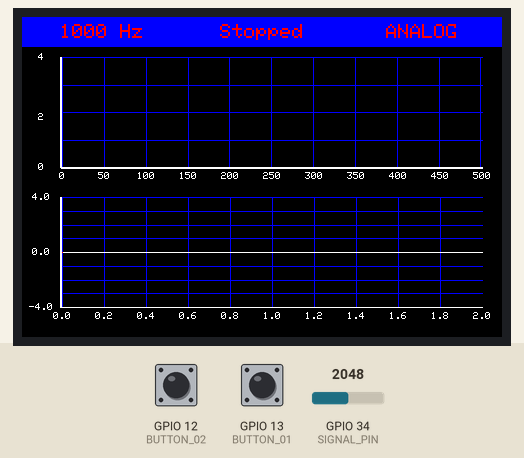
Recording of a program running on a simulated ESP32. Shown: 480×320 colour display. The inputs (shaded band) are chosen by the test bench; at power-on: GPIO 13 (BUTTON_01) HIGH, GPIO 12 (BUTTON_02) HIGH, GPIO 34 (SIGNAL_PIN) = 2048. What the program prints to the serial monitor is not drawn.

Above: at 2.5 s.
2.6 s: GPIO 13 (BUTTON_01) pulled LOW for 0.15 s
At 2.83 s:
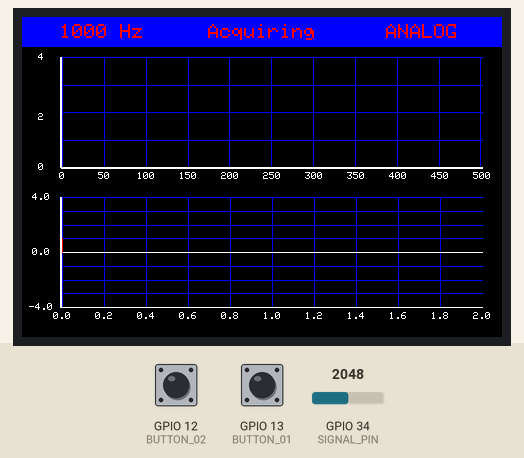
3.3 s: GPIO 12 (BUTTON_02) pulled LOW for 0.15 s
At 3.73 s:
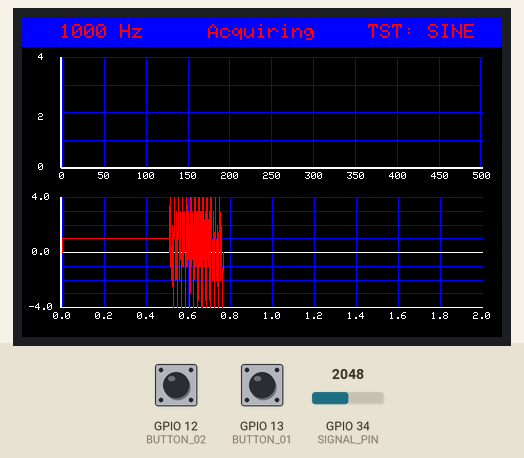
4.0 s: GPIO 12 (BUTTON_02) pulled LOW for 1 s
At 4.33 s:
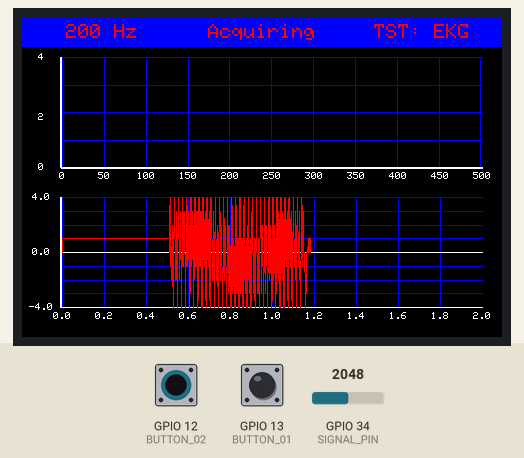
5.6 s: GPIO 13 (BUTTON_01) pulled LOW for 1 s
At 6.5 s:
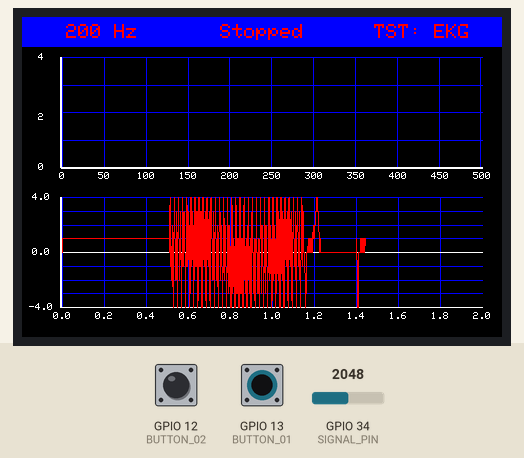
8.1 s: GPIO 13 (BUTTON_01) pulled LOW for 0.15 s
At 8.25 s:
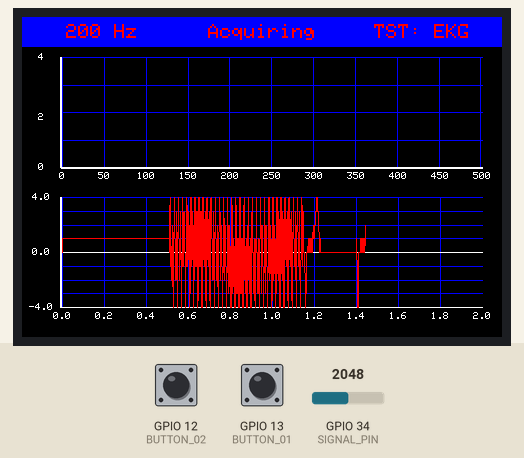
8.8 s: GPIO 12 (BUTTON_02) pulled LOW for 0.15 s
At 10.2 s:
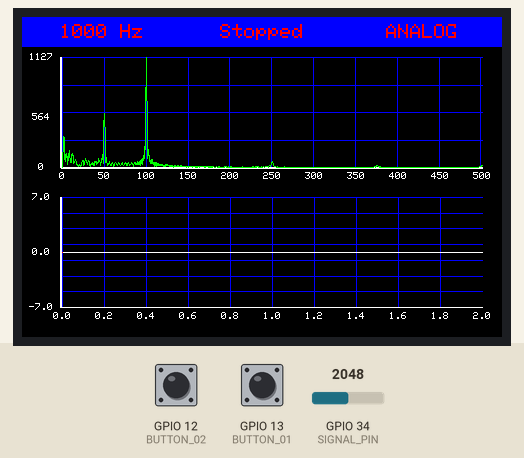
Timing chart, 0 to 10.5 s (numbered marks = the images above; inputs shaded):
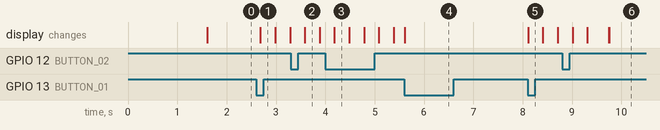

Measured:
- after the input at 2.6 s, the display: changes after 0.08 s (image 1)
- after the input at 3.3 s, the display: changes after 0.28 s (image 2)
- after the input at 4.0 s, the display: changes after 0.19 s (image 3)
- after the input at 5.6 s, the display: changes at once (image 4)
- after the input at 8.1 s, the display: changes at once (image 5)
- after the input at 8.8 s, the display: first changes after 0.21 s (image 6 shows a later state)

The program:

main.cpp
```cpp
// (licence header left out)
// Library Includes
#include <Arduino.h>
#include <TFT_eSPI.h>
#include <TFT_eWidget.h>
#include <arduinoFFT.h>
#include <Free_Fonts.h>
#include <test_data_1.h> //EKG Test Data
#include <test_data_2.h> //Sine Wave Test Data

//Standard Definitions
#define BAUD_RATE 115200
#define WELCOME_TIME 1000

// Pin Definitions
/* ACQUISITION INTERFACES*/
#define SIGNAL_PIN 34
/* BUTTONS */
#define BUTTON_01 13
#define BUTTON_02 12
//#define BUTTON_03 14

/* Constant Definitions */
//Buttons
#define DEBOUNCE_DELAY 250 //250ms debounce delay
//MEASUREMENT
#define DEFAULT_SAMPLE_FREQ 1000
#define DEFAULT_BUFFER_SIZE 2048
//Graphing
#define FFT_GRID_COLOR TFT_BLUE
#define FFT_TRACE_COLOR TFT_GREEN
#define TIME_GRID_COLOR TFT_BLUE
#define TIME_ZERO_COLOR TFT_WHITE
#define TIME_TRACE_COLOR TFT_RED
#define DEFAULT_TIME_Y_MIN -4
#define DEFAULT_TIME_Y_MAX 4
#define DEFAULT_TIME_Y_INC 1
//Tool bar
#define TOOLBAR_REFRESH_PERIOD 50
#define TOOLBAR_TEXT_COLOR TFT_RED
#define TOOLBAR_TEXT_BG_COLOR TFT_BLUE
#define TOOLBAR_BG_COLOR TFT_BLUE

/* Instantiate Variables */
//Timing
volatile unsigned long sample_start_time, sample_end_time;
//Buttons
volatile unsigned long button_01_last_millis = 0;
volatile unsigned long button_02_last_millis = 0;
//volatile unsigned long button_03_last_millis = 0;
volatile bool button_01_pressed = false;
volatile bool button_02_pressed = false;
//volatile bool button_03_pressed = false;
unsigned int display_mode = 0; //0 - Graph, 1 - Data
unsigned int data_mode = 1; //0 - Hall Sensor, 1 - Analog, 2 - Test 1, 3 - Test 2
volatile bool acquire_data = false;
/* TEST DATA */
unsigned int data_index_set1 = 0;
unsigned int last_data_point_set1 = 0;
unsigned int data_index_set2 = 0;
unsigned int last_data_point_set2 = 0;
float current_data_point = 0.00;
//SINE WAVE TEST DATA PARAMETERS
const unsigned int DATA_FREQ_set1 = 1000;
const unsigned int DATA_PERIOD_set1 = 1E6 / DATA_FREQ_set1;
//ELECTROCARDIOGRAM TEST DATA PARAMETERS
const unsigned int DATA_FREQ_set2 = 200;
const unsigned int DATA_PERIOD_set2 = 1E6 / DATA_FREQ_set2;
//Buffer Parameters
volatile unsigned long last_acquisition = 0;
unsigned int SAMPLE_FREQ = DEFAULT_SAMPLE_FREQ;
unsigned int SAMPLE_PERIOD;
const unsigned int BUFFER_SIZE = DEFAULT_BUFFER_SIZE;
const unsigned int BUFFER_POWER = log2(BUFFER_SIZE);
const unsigned int SEC_TO_GRAPH = 10;
//Buffers
float DATA_BUFFER[BUFFER_SIZE];
float COMPLEX_BUFFER[BUFFER_SIZE];
float TIME_BUFFER[BUFFER_SIZE];
volatile unsigned int buffer_index = 0;
//Screen Properties
unsigned long last_toolbar_refresh = 0;
char toolbar_left[10] = "LEFT";
char toolbar_center[10] = "CENTER";
char toolbar_right[10] = "RIGHT";
unsigned long last_refresh = 0;
unsigned int current_mode = display_mode;
bool screen_initialized = false;
//Time Series
float timeseries_x_min = 0;
float timeseries_x_max = BUFFER_SIZE;
float timeseries_x_inc = timeseries_x_max / 10;
float timeseries_y_min = DEFAULT_TIME_Y_MIN;
float timeseries_y_max = DEFAULT_TIME_Y_MAX;
float timeseries_y_inc = DEFAULT_TIME_Y_INC;
//Frequency Domain
float frequency_x_min = 0;
float frequency_x_max = BUFFER_SIZE / 2;
float frequency_x_inc = BUFFER_SIZE / 20;
float frequency_y_min = 0;
float frequency_y_max = 4;
float frequency_y_inc = 1;
float frequency_magnitude_max = 4;

/* CREATE OBJECTS */
//Screen Object
TFT_eSPI tft = TFT_eSPI();
//Graph Objects
GraphWidget timeseries_graph = GraphWidget(&tft);
TraceWidget timeseries_trace = TraceWidget(&timeseries_graph);
GraphWidget frequency_graph = GraphWidget(&tft);
TraceWidget frequency_trace = TraceWidget(&frequency_graph);
//FFT Object
ArduinoFFT<float> FFT = ArduinoFFT<float>(DATA_BUFFER, COMPLEX_BUFFER, BUFFER_SIZE, SAMPLE_FREQ);

/* Function Declarations */
/* BUTTON LOGIC*/
//Button Debounce
void IRAM_ATTR buttonDebounce01();
void IRAM_ATTR buttonDebounce02();
//void IRAM_ATTR buttonDebounce03();
//Button Function
//void ChangeDisplayMode();
void ChangeDataMode();
void ChangeAcquisitionMode();
/* TFT SCREEN LOGIC*/
//Define Screens
void DrawGraphScreen();
void DrawDataScreen();
//Welcome Screen
void WriteWelcomeScreen();
//Graph Screen
void DrawFrequencyGraph();
void DrawTimeGraph();
void ScaleTimeGraph();
void ScaleFrequencyGraph();
void PlotFrequencyGraph();
void PlotTimeGraph();
//Data Screen
void WriteDataScreen();
//Tool bar
void DrawToolBar();
/* DATA ACQUISITION LOGIC*/
void AcquireData();
float AcquireAnalog(unsigned int pin = SIGNAL_PIN);
float AcquireTest(unsigned int set);
float AcquireHall();
/* BUFFER LOGIC*/
void ResetBuffers();
void WriteBuffer(float data);
/* FFT LOGIC*/
void RunFFT();
/* LED LOGIC*/
void TurnOffLED();
void SetLEDColor(int color);

void setup() {
  //Initialize Serial Communication
  while (!Serial) {
  Serial.begin(BAUD_RATE);
  }
  Serial.printf("Serial Communication Established. Baud Rate: %d\n", BAUD_RATE);

  //Set PinModes
  pinMode(BUTTON_01, INPUT_PULLUP);
  pinMode(BUTTON_02, INPUT_PULLUP);
  //pinMode(BUTTON_03, INPUT_PULLUP);

  //Attach Interrupts
  attachInterrupt(digitalPinToInterrupt(BUTTON_01), buttonDebounce01, FALLING);
  attachInterrupt(digitalPinToInterrupt(BUTTON_02), buttonDebounce02, FALLING);
  //attachInterrupt(digitalPinToInterrupt(BUTTON_03), buttonDebounce03, FALLING);

  //Initiate TFT Screen
  tft.begin();
  tft.setRotation(1);
  Serial.printf("TFT Initialized. Width: %d. Height: %d.\n", tft.width(), tft.height());
  //Write Welcome Screen (Inherent Delay of WELCOME_TIME)
  WriteWelcomeScreen();
}

void loop() {
  //Button Handlers
  if (button_01_pressed) {
    ChangeAcquisitionMode();
    button_01_pressed = false;
  }
  if (button_02_pressed) {
    ChangeDataMode();
    button_02_pressed = false;
  }
  // if (button_03_pressed) {
  //   Serial.println("Button 03 Not Attached.");
  //   button_03_pressed = false;
  // }

  DrawToolBar();

  if ((0 == display_mode) and ((current_mode != 0) or (false == screen_initialized))) {
    current_mode == 0;
    screen_initialized = true;
    DrawGraphScreen();
  }
  // else if ((1 == display_mode) and ((current_mode != 1) or (false == screen_initialized))) {
  //   current_mode == 1;
  //   screen_initialized = true;
  //   Serial.println("Data Screen Not Written");
  // }

  if (acquire_data) {
    AcquireData();
  }
}

// Function Definitions
/* BUTTON LOGIC*/
//Button Debounce
void IRAM_ATTR buttonDebounce01() {
  unsigned long current_millis = millis();
  if (current_millis - button_01_last_millis > DEBOUNCE_DELAY) {
    button_01_last_millis = current_millis;
    button_01_pressed = true;
  }
}
void IRAM_ATTR buttonDebounce02() {
  unsigned long current_millis = millis();
  if (current_millis - button_02_last_millis > DEBOUNCE_DELAY) {
    button_02_last_millis = current_millis;
    button_02_pressed = true;
  }
}
// void IRAM_ATTR buttonDebounce03() {
//   unsigned long current_millis = millis();
//   if (current_millis - button_03_last_millis > DEBOUNCE_DELAY) {
//     button_03_last_millis = current_millis;
//     button_03_pressed = true;
//   }
// }
//Button Functions
void ChangeDisplayMode() {
  display_mode++;
  if (display_mode > 1) {
    display_mode = 0;
  }
  Serial.printf("Display Mode: %d\n", display_mode);
}
void ChangeDataMode() {
  data_mode++;
  if (data_mode > 3) {
    data_mode = 1;
  }

  if (2 == data_mode) {
    SAMPLE_FREQ = DATA_FREQ_set1;
  }

  if (3 == data_mode) {
    SAMPLE_FREQ = DATA_FREQ_set2;
  }
  else {
    SAMPLE_FREQ = DEFAULT_SAMPLE_FREQ;
  }
  Serial.printf("Data Mode: %d\n", data_mode);
}
void ChangeAcquisitionMode() {
  acquire_data = !acquire_data;
  Serial.printf("Acquisition Button Pressed. Acquiring: %s\n", acquire_data ? "Yes" : "No");
}

/* TFT SCREEN LOGIC*/

//Welcome Screen
void WriteWelcomeScreen() {
  tft.fillScreen(TFT_BLACK);
  tft.setTextSize(3);
  tft.setTextColor(TFT_WHITE);
  int screenWidth = tft.width();
  int textwidth = strlen("ESP32 Spectrum Analyzer") * 3 * 6;
  int centerX = (screenWidth - textwidth) / 2;
  tft.setCursor(centerX, 100);
  tft.println("ESP32 Spectrum Analyzer");
  tft.setTextSize(2);
  tft.setCursor(10,200);
  tft.println("Group Members:");
  tft.setCursor(10, 240);
  tft.println("Joseph Mesches");
  tft.setCursor(10, 270);
  tft.println("Izaya Trujillo");
  tft.setCursor(10, 300);
  tft.println("Keith Eilor");
  delay(WELCOME_TIME);
}
//Graph Screen
void DrawFrequencyGraph() {
  frequency_graph.createGraph(420,110, TFT_BLACK);
  frequency_graph.setGraphScale(frequency_x_min,
                                frequency_x_max,
                                frequency_y_min,
                                frequency_y_max);
  frequency_graph.setGraphGrid(frequency_x_min,
                               frequency_x_inc,
                               frequency_y_min,
                               frequency_y_inc,
                               FFT_GRID_COLOR);
  frequency_graph.drawGraph(40,40);
  tft.drawLine(39,150,39,40,TFT_WHITE);
  tft.drawLine(38,150,38,40,TFT_WHITE);
  tft.drawLine(39,150,460,150,TFT_WHITE);
  tft.drawLine(39,151,460,151,TFT_WHITE);
  tft.setTextSize(1);
  tft.setTextColor(TFT_WHITE);
  //Draw FFT Y-Axis Values
  char ymidlabel[5];
  float y_mid = frequency_magnitude_max / 2;
  snprintf(ymidlabel, sizeof(ymidlabel), "%.0f", y_mid);
  int length_y_mid_label = strlen(ymidlabel);
  tft.setCursor((38 - (length_y_mid_label * 1 * 6)) / 2, 96);
  tft.fillRect(0,36,37,124,TFT_BLACK);
  tft.printf("%.0f", y_mid);
  tft.setCursor(16, 146);
  tft.print("0");
  char ymaxlabel[5];
  snprintf(ymaxlabel, sizeof(ymaxlabel), "%.0f", frequency_magnitude_max);
  int length_y_max_label = strlen(ymaxlabel);
  tft.setCursor((38 - (length_y_max_label * 1 * 6)) / 2, 36);
  tft.printf("%.0f", frequency_magnitude_max);
  //Draw FFT X-Axis Values
  float y_max_freq = float(SAMPLE_FREQ / 2);
  for (int i = 0; i < 11; i++) {
    float modifier = (i) / float(10);
    float x_val = y_max_freq * modifier;
    char xlabel[4];
    snprintf(xlabel, sizeof(xlabel), "%.0f", x_val);
    int length_xlabel = strlen(xlabel);
    tft.setCursor((((40 + 42*i) - 21) + ((42 - length_xlabel * 6) / 2)), 155);
    tft.printf("%.0f", x_val);
  }
}
void DrawTimeGraph() {
  timeseries_graph.createGraph(420,110, TFT_BLACK);
  timeseries_graph.setGraphScale(timeseries_x_min,
                                 timeseries_x_max,
                                 timeseries_y_min,
                                 timeseries_y_max);
  timeseries_graph.setGraphGrid(timeseries_x_min,
                                timeseries_x_inc,
                                timeseries_y_min,
                                timeseries_y_inc,
                                TIME_GRID_COLOR);
  timeseries_graph.drawGraph(40,180);
  timeseries_trace.startTrace(TIME_ZERO_COLOR);
  timeseries_trace.addPoint(timeseries_x_min, 0.0);
  timeseries_trace.addPoint(timeseries_x_max, 0.0);
  tft.drawLine(39,290,39,180,TFT_WHITE);
  tft.drawLine(38,290,38,180,TFT_WHITE);
  tft.drawLine(39,290,460,290,TFT_WHITE);
  tft.drawLine(39,291,460,291,TFT_WHITE);
  tft.setTextSize(1);
  tft.setTextColor(TFT_WHITE);
  //Draw TimeSeries Y-Axis Values
  tft.fillRect(0,180,38,140,TFT_BLACK); //Clear Y-Axis
  tft.fillRect(0,291,480,30,TFT_BLACK); //Clear X-Axis
  tft.setCursor(10, 231);
  tft.print("0.0");
  tft.setCursor(10, 286);
  char yminlabel[5];
  snprintf(yminlabel, sizeof(yminlabel), "%.1f", timeseries_y_min);
  int length_y_min_label = strlen(yminlabel);
  tft.setCursor((38 - (length_y_min_label * 1 * 6)) / 2, 286);
  tft.printf("%.1f", timeseries_y_min);
  char ymaxlabel[5];
  snprintf(ymaxlabel, sizeof(ymaxlabel), "%.1f", timeseries_y_max);
  int length_y_max_label = strlen(ymaxlabel);
  tft.setCursor((38 - (length_y_max_label * 1 * 6)) / 2, 176);
  tft.printf("%.1f", timeseries_y_max);
  //Draw TimeSeries X-Axis Values
  float curr_sample_period = (1E6 / SAMPLE_FREQ);
  float max_time = BUFFER_SIZE * (curr_sample_period / 1E6);
  for (int i = 0; i < 11; i++) {
    float modifier = (i) / float(10);
    float x_val = max_time * modifier;
    char xlabel[4];
    snprintf(xlabel, sizeof(xlabel), "%.1f", x_val);
    int length_xlabel = strlen(xlabel);
    tft.setCursor((((40 + 42*i) - 21) + ((42 - length_xlabel * 6) / 2)), 295);
    tft.printf("%.1f", x_val);
  }
  //Start TimeSeries Trace
  timeseries_trace.startTrace(TIME_TRACE_COLOR);
  timeseries_trace.addPoint(0.0, 0.0);
}
void ScaleTimeGraph() {
  float sum_buffer = 0, max_buffer = 0, min_buffer = 0;
  for (int i = 0; i < BUFFER_SIZE; i++) {
    sum_buffer = sum_buffer + DATA_BUFFER[i];
    if (DATA_BUFFER[i] < min_buffer) {
      min_buffer = DATA_BUFFER[i];
    }
    else if (DATA_BUFFER[i] > max_buffer) {
      max_buffer = DATA_BUFFER[i];
    }
  }
  float buffer_range = (max_buffer - min_buffer);
  if (abs(min_buffer) > max_buffer) {
    max_buffer = abs(min_buffer);
  }
  timeseries_y_min = floor(-1.0*max_buffer);
  timeseries_y_max = ceil(max_buffer);
  timeseries_y_inc = ceil((timeseries_y_max - timeseries_y_min) / 10);
  if (timeseries_y_min == timeseries_y_max) {
    timeseries_y_min = DEFAULT_TIME_Y_MIN;
    timeseries_y_max = DEFAULT_TIME_Y_MAX;
    timeseries_y_inc = DEFAULT_TIME_Y_INC;
  }
  DrawGraphScreen();
}
void ScaleFrequencyGraph();
void PlotFrequencyGraph() {
  int maxVal = 0, minVal = 0;
  for(int i = 0; i < (BUFFER_SIZE / 2); i++) {
    if (DATA_BUFFER[i] > maxVal) {
      maxVal = DATA_BUFFER[i];
    }
  }
  frequency_magnitude_max = maxVal;
  DrawFrequencyGraph();
  frequency_trace.startTrace(FFT_TRACE_COLOR);
  for(int i = 0; i < (BUFFER_SIZE / 2); i++) {
    DATA_BUFFER[i] = 4 * DATA_BUFFER[i] / maxVal; //Magnitude Normalization
    frequency_trace.addPoint(i, DATA_BUFFER[i]);
  }
}
void PlotTimeGraph(int x, int y) {
  timeseries_trace.addPoint(x,y);
  if (x == (BUFFER_SIZE - 1)) {
    ScaleTimeGraph();
    x = 0;
  }
}
//Data Screen
void WriteDataScreen();
//Define Screens
void DrawGraphScreen() {
  tft.fillRect(0, 35, 480, 320, TFT_BLACK);
  DrawTimeGraph();
  DrawFrequencyGraph();
}
void DrawDataScreen();
//Tool Bar
void DrawToolBar() {
  unsigned long current_time = millis();
  if (current_time - last_toolbar_refresh > TOOLBAR_REFRESH_PERIOD) {
    char toolbar_left_update[10];
    char toolbar_center_update[10];
    char toolbar_right_update[10];
    snprintf(toolbar_left_update, sizeof(toolbar_left_update), "%d Hz", SAMPLE_FREQ);
    snprintf(toolbar_center_update, sizeof(toolbar_center_update), "%s", acquire_data ? "Acquiring" : "Stopped");
    if (0 == data_mode) {
      snprintf(toolbar_right_update, sizeof(toolbar_right_update), "%s", "HALL");
    }
    else if (1 == data_mode) {
      snprintf(toolbar_right_update, sizeof(toolbar_right_update), "%s", "ANALOG");
    }
    else if (2 == data_mode) {
      snprintf(toolbar_right_update, sizeof(toolbar_right_update), "%s", "TST: SINE");
    }
    else if (3 == data_mode) {
      snprintf(toolbar_right_update, sizeof(toolbar_right_update), "%s", "TST: EKG");
    }
    tft.setTextSize(2);
    int text_height = 2 * 8;
    int toolbar_height = 30;
    int centerY = (toolbar_height - text_height) /2;
    tft.setTextColor(TOOLBAR_TEXT_COLOR, TOOLBAR_TEXT_BG_COLOR);
    if (strcmp(toolbar_left, toolbar_left_update) != 0) {
      tft.fillRect(0, 0, 160, 30, TOOLBAR_BG_COLOR);
      int textwidth = strlen(toolbar_left_update) * 2 * 6;
      tft.setCursor((160 - textwidth) / 2, centerY);
      tft.print(toolbar_left_update);
      strncpy(toolbar_left, toolbar_left_update, sizeof(toolbar_left) - 1);
      toolbar_left[sizeof(toolbar_left) - 1] = '\0';
    }
    if (strcmp(toolbar_center, toolbar_center_update) != 0) {
      tft.fillRect(160, 0, 160, 30, TOOLBAR_BG_COLOR);
      int textwidth = strlen(toolbar_center_update) * 2 * 6;
      tft.setCursor(160 + ((160 - textwidth) / 2), centerY);
      tft.print(toolbar_center_update);
      strncpy(toolbar_center, toolbar_center_update, sizeof(toolbar_center) - 1);
      toolbar_center[sizeof(toolbar_center) - 1] = '\0';
    }
    if (strcmp(toolbar_right, toolbar_right_update) != 0) {
      tft.fillRect(320, 0, 160, 30, TOOLBAR_BG_COLOR);
      int textwidth = strlen(toolbar_right_update) * 2 * 6;
      tft.setCursor(320 + ((160 - textwidth) / 2), centerY);
      tft.print(toolbar_right_update);
      strncpy(toolbar_right, toolbar_right_update, sizeof(toolbar_right) - 1);
      toolbar_right[sizeof(toolbar_right) - 1] = '\0';
    }
  }
}
/* DATA ACQUISITION LOGIC*/
void AcquireData() {
  unsigned long current_time = micros();
  SAMPLE_PERIOD = 1E6 / SAMPLE_FREQ;
  if (0 == buffer_index) {
    DrawTimeGraph();
  }
  if (current_time - last_acquisition >= SAMPLE_PERIOD) {
    if (sample_start_time != 0) {
      TIME_BUFFER[buffer_index] = 1E6 / (micros() - sample_start_time);
    }
    sample_start_time = micros();
    float data = 0.00;
    last_acquisition = current_time;
    if (0 == data_mode) {
      data = AcquireHall();
    }
    else if (1 == data_mode) {
      data = AcquireAnalog(SIGNAL_PIN);
    }
    else if (2 == data_mode) {
      data = AcquireTest(1);
    }
    else if (3 == data_mode) {
      data = AcquireTest(2);
    }
    WriteBuffer(data);
  }
  return;
}
float AcquireAnalog(unsigned int pin) {
  float raw_analog_value = analogRead(pin);
  float map_analog_value = map(raw_analog_value, 0, 4095, 0.000, 3.300);
  return map_analog_value;
}
float AcquireTest(unsigned int set) {
  unsigned long current_time = micros();
  //Sine Data
  if (1 == set) {
    if (current_time - last_data_point_set1 > DATA_PERIOD_set1) {
      if (data_index_set1 >= 10000) {
        data_index_set1 = 0;
        Serial.println("Reached End of Sine Data.");
      }
      current_data_point = set_one[data_index_set1];
      data_index_set1++;
      last_data_point_set1 = current_time;
    }
  }
  //EKG Data
  else if (2 == set) {
    if (current_time - last_data_point_set2 > DATA_PERIOD_set2) {
      if (data_index_set2 >= 10000) {
        data_index_set2 = 0;
        Serial.println("Reached End of EKG Data.");
      }
      current_data_point = set_two[data_index_set2] * 10.0;
      data_index_set2++;
      last_data_point_set2 = current_time;
    }
  }
  return current_data_point;
}
float AcquireHall() {
  float raw_hall_value = hallRead();
  float mapped_hall_value = map(raw_hall_value, 0, 500, 0.000, 3.300);
  return mapped_hall_value;
}

/* BUFFER LOGIC*/
void ResetBuffers() {
  memset(DATA_BUFFER, 0, BUFFER_SIZE);
  memset(COMPLEX_BUFFER, 0, BUFFER_SIZE);
}
void WriteBuffer(float data) {
  if(buffer_index < BUFFER_SIZE) {
    DATA_BUFFER[buffer_index] = data;
    COMPLEX_BUFFER[buffer_index] = 0;
    PlotTimeGraph(buffer_index, data);
    buffer_index++;
  }
  else {
    acquire_data = false;
    RunFFT();
    buffer_index = 0;
    ResetBuffers();
  }
}

/* FFT LOGIC*/
void RunFFT() {
  FFT.windowing(FFTWindow::Hamming, FFTDirection::Forward);
  FFT.dcRemoval(DATA_BUFFER, BUFFER_SIZE);
  FFT.compute(DATA_BUFFER,
              COMPLEX_BUFFER,
              BUFFER_SIZE,
              BUFFER_POWER,
              FFTDirection::Forward);
  FFT.complexToMagnitude();
  PlotFrequencyGraph();
  float average_sample_freq = 0;
  for(int i=1; i<BUFFER_SIZE; i++) {
    average_sample_freq += TIME_BUFFER[i];
  }
  average_sample_freq /= BUFFER_SIZE;
  Serial.printf("Average Sample Rate: %.2fHz\n", average_sample_freq);
  Serial.printf("Maximum Magnitude: %.0f\n", frequency_magnitude_max);
}

/* LED LOGIC*/
void TurnOffLED();
void SetLEDColor(int color);
```

Source omitted: Free_Fonts.h (9055 bytes), test_data_1.h (data table, 65019 bytes), test_data_2.h (data table, 64792 bytes)
